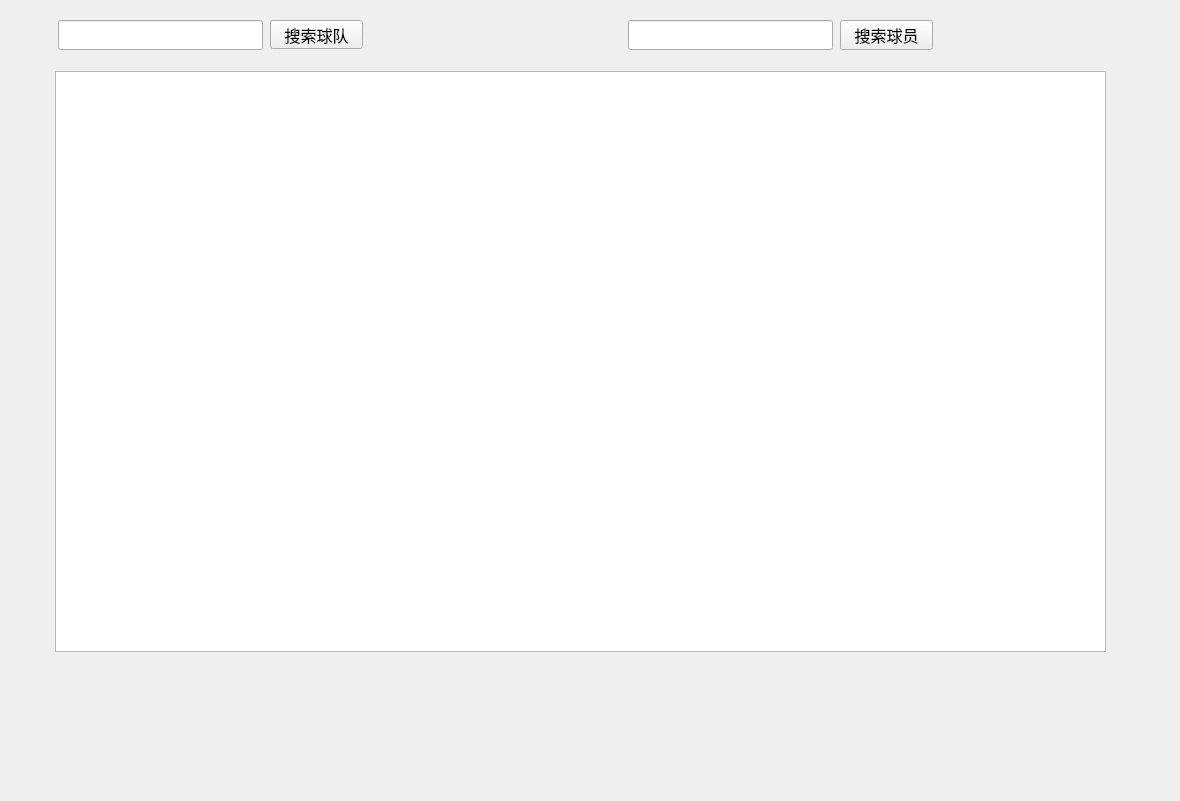
<?xml version="1.0" encoding="UTF-8"?>
<ui version="4.0">
 <class>SearchMessage</class>
 <widget class="QWidget" name="SearchMessage">
  <property name="geometry">
   <rect>
    <x>0</x>
    <y>0</y>
    <width>1180</width>
    <height>801</height>
   </rect>
  </property>
  <property name="windowTitle">
   <string>Form</string>
  </property>
  <widget class="QTableView" name="tableView">
   <property name="geometry">
    <rect>
     <x>55</x>
     <y>71</y>
     <width>1051</width>
     <height>581</height>
    </rect>
   </property>
  </widget>
  <widget class="QLineEdit" name="playerLineEdit">
   <property name="geometry">
    <rect>
     <x>628</x>
     <y>20</y>
     <width>205</width>
     <height>30</height>
    </rect>
   </property>
   <property name="font">
    <font>
     <family>黑体</family>
     <pointsize>12</pointsize>
    </font>
   </property>
  </widget>
  <widget class="QPushButton" name="searchPlayer">
   <property name="geometry">
    <rect>
     <x>840</x>
     <y>20</y>
     <width>93</width>
     <height>30</height>
    </rect>
   </property>
   <property name="font">
    <font>
     <family>黑体</family>
     <pointsize>12</pointsize>
    </font>
   </property>
   <property name="text">
    <string>搜索球员</string>
   </property>
  </widget>
  <widget class="QLineEdit" name="TeamLineEdit">
   <property name="geometry">
    <rect>
     <x>58</x>
     <y>20</y>
     <width>205</width>
     <height>30</height>
    </rect>
   </property>
   <property name="font">
    <font>
     <family>黑体</family>
     <pointsize>12</pointsize>
    </font>
   </property>
  </widget>
  <widget class="QPushButton" name="searchTeam">
   <property name="geometry">
    <rect>
     <x>270</x>
     <y>20</y>
     <width>93</width>
     <height>29</height>
    </rect>
   </property>
   <property name="font">
    <font>
     <family>黑体</family>
     <pointsize>12</pointsize>
    </font>
   </property>
   <property name="text">
    <string>搜索球队</string>
   </property>
  </widget>
 </widget>
 <resources/>
 <connections/>
</ui>
